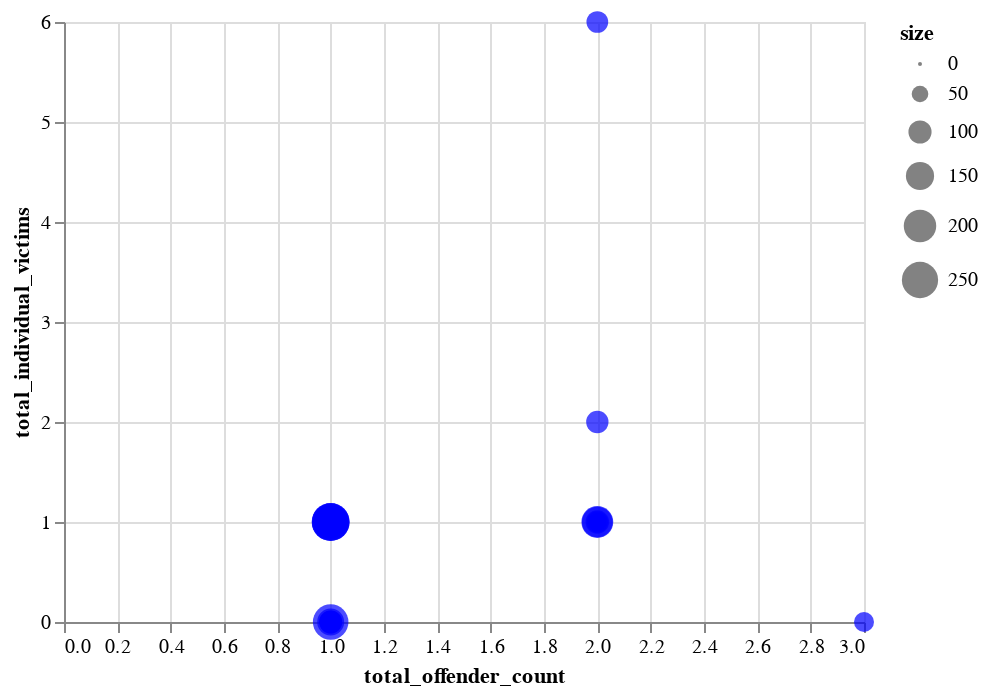

Notebook source saved alongside this figure:
### Code cell
merged_df["color"] = merged_df["region_name"].map({
    "Midwest": "red",
    "West": "yellow",
    "Northeast": "green",
    "South": "blue"
})
merged_df["size"] = merged_df.groupby(["incident_month", "region_name"]).count().reset_index()["incident_id"]

#remove the max row limit for altair
alt.data_transformers.disable_max_rows()

alt.Chart(merged_df.dropna()).mark_circle().encode(
    x="total_offender_count",
    y="total_individual_victims",
    color=alt.Color("color", scale=None),
    size="size"
)
